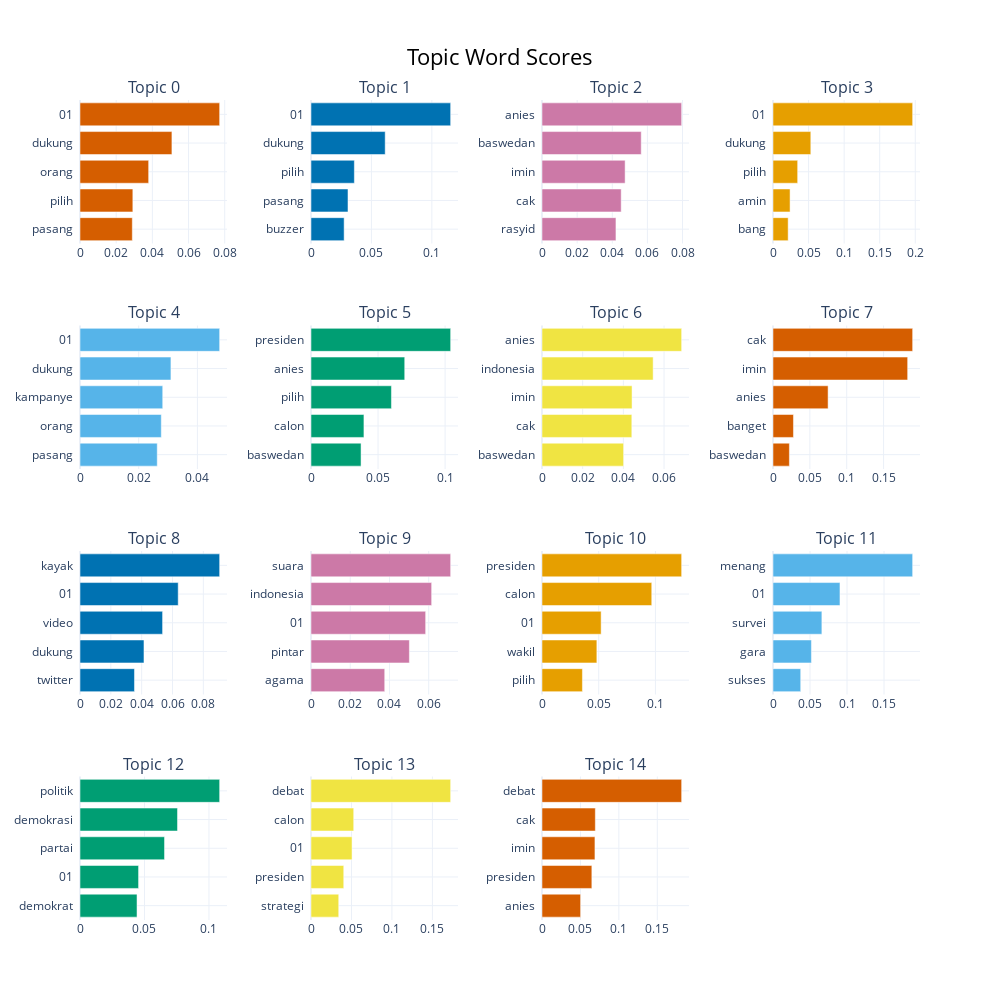

Notebook code cell kept with this figure:
### Code cell
from sklearn.cluster import KMeans

num_topics = 15
kmeans_model = KMeans(n_clusters=num_topics, random_state=42)

topic_model_kmeans = BERTopic(
    embedding_model=embedding_model,
    umap_model=umap_model,
    hdbscan_model=kmeans_model,
    calculate_probabilities=False,
    verbose=True
)

topics_kmeans, _ = topic_model_kmeans.fit_transform(docs)

topic_model_kmeans.visualize_barchart(top_n_topics=15)

### Figure 1 — Plotly figure (JSON) as saved in the notebook; plotly's stock layout.template omitted (floating-point values rounded to 4 significant figures)
{"data": [{"marker": {"color": "#D55E00"}, "orientation": "h", "type": "bar", "x": [0.02892, 0.02921, 0.03795, 0.05081, 0.07719], "xaxis": "x", "y": ["pasang  ", "pilih  ", "orang  ", "dukung  ", "01  "], "yaxis": "y"}, {"marker": {"color": "#0072B2"}, "orientation": "h", "type": "bar", "x": [0.02742, 0.0306, 0.03587, 0.06138, 0.1155], "xaxis": "x2", "y": ["buzzer  ", "pasang  ", "pilih  ", "dukung  ", "01  "], "yaxis": "y2"}, {"marker": {"color": "#CC79A7"}, "orientation": "h", "type": "bar", "x": [0.0421, 0.04508, 0.04731, 0.05649, 0.0795], "xaxis": "x3", "y": ["rasyid  ", "cak  ", "imin  ", "baswedan  ", "anies  "], "yaxis": "y3"}, {"marker": {"color": "#E69F00"}, "orientation": "h", "type": "bar", "x": [0.02132, 0.024, 0.03466, 0.05315, 0.1963], "xaxis": "x4", "y": ["bang  ", "amin  ", "pilih  ", "dukung  ", "01  "], "yaxis": "y4"}, {"marker": {"color": "#56B4E9"}, "orientation": "h", "type": "bar", "x": [0.02632, 0.0277, 0.02818, 0.03098, 0.04758], "xaxis": "x5", "y": ["pasang  ", "orang  ", "kampanye  ", "dukung  ", "01  "], "yaxis": "y5"}, {"marker": {"color": "#009E73"}, "orientation": "h", "type": "bar", "x": [0.03732, 0.03947, 0.05998, 0.06989, 0.1041], "xaxis": "x6", "y": ["baswedan  ", "calon  ", "pilih  ", "anies  ", "presiden  "], "yaxis": "y6"}, {"marker": {"color": "#F0E442"}, "orientation": "h", "type": "bar", "x": [0.04012, 0.04416, 0.04427, 0.05464, 0.06866], "xaxis": "x7", "y": ["baswedan  ", "cak  ", "imin  ", "indonesia  ", "anies  "], "yaxis": "y7"}, {"marker": {"color": "#D55E00"}, "orientation": "h", "type": "bar", "x": [0.02224, 0.02776, 0.07474, 0.1827, 0.1894], "xaxis": "x8", "y": ["baswedan  ", "banget  ", "anies  ", "imin  ", "cak  "], "yaxis": "y8"}, {"marker": {"color": "#0072B2"}, "orientation": "h", "type": "bar", "x": [0.03534, 0.04149, 0.05356, 0.06369, 0.09057], "xaxis": "x9", "y": ["twitter  ", "dukung  ", "video  ", "01  ", "kayak  "], "yaxis": "y9"}, {"marker": {"color": "#CC79A7"}, "orientation": "h", "type": "bar", "x": [0.03759, 0.05015, 0.05845, 0.06151, 0.0712], "xaxis": "x10", "y": ["agama  ", "pintar  ", "01  ", "indonesia  ", "suara  "], "yaxis": "y10"}, {"marker": {"color": "#E69F00"}, "orientation": "h", "type": "bar", "x": [0.03564, 0.04837, 0.05214, 0.09676, 0.1231], "xaxis": "x11", "y": ["pilih  ", "wakil  ", "01  ", "calon  ", "presiden  "], "yaxis": "y11"}, {"marker": {"color": "#56B4E9"}, "orientation": "h", "type": "bar", "x": [0.03744, 0.0519, 0.06603, 0.09047, 0.1887], "xaxis": "x12", "y": ["sukses  ", "gara  ", "survei  ", "01  ", "menang  "], "yaxis": "y12"}, {"marker": {"color": "#009E73"}, "orientation": "h", "type": "bar", "x": [0.04421, 0.04542, 0.06554, 0.0756, 0.1083], "xaxis": "x13", "y": ["demokrat  ", "01  ", "partai  ", "demokrasi  ", "politik  "], "yaxis": "y13"}, {"marker": {"color": "#F0E442"}, "orientation": "h", "type": "bar", "x": [0.03427, 0.04047, 0.05073, 0.05277, 0.1726], "xaxis": "x14", "y": ["strategi  ", "presiden  ", "01  ", "calon  ", "debat  "], "yaxis": "y14"}, {"marker": {"color": "#D55E00"}, "orientation": "h", "type": "bar", "x": [0.05022, 0.06485, 0.06887, 0.06938, 0.1817], "xaxis": "x15", "y": ["anies  ", "presiden  ", "imin  ", "cak  ", "debat  "], "yaxis": "y15"}], "layout": {"annotations": [{"font": {"size": 16}, "showarrow": false, "text": "Topic 0", "x": 0.0875, "xanchor": "center", "xref": "paper", "y": 1, "yanchor": "bottom", "yref": "paper"}, {"font": {"size": 16}, "showarrow": false, "text": "Topic 1", "x": 0.3625, "xanchor": "center", "xref": "paper", "y": 1, "yanchor": "bottom", "yref": "paper"}, {"font": {"size": 16}, "showarrow": false, "text": "Topic 2", "x": 0.6375, "xanchor": "center", "xref": "paper", "y": 1, "yanchor": "bottom", "yref": "paper"}, {"font": {"size": 16}, "showarrow": false, "text": "Topic 3", "x": 0.9125, "xanchor": "center", "xref": "paper", "y": 1, "yanchor": "bottom", "yref": "paper"}, {"font": {"size": 16}, "showarrow": false, "text": "Topic 4", "x": 0.0875, "xanchor": "center", "xref": "paper", "y": 0.725, "yanchor": "bottom", "yref": "paper"}, {"font": {"size": 16}, "showarrow": false, "text": "Topic 5", "x": 0.3625, "xanchor": "center", "xref": "paper", "y": 0.725, "yanchor": "bottom", "yref": "paper"}, {"font": {"size": 16}, "showarrow": false, "text": "Topic 6", "x": 0.6375, "xanchor": "center", "xref": "paper", "y": 0.725, "yanchor": "bottom", "yref": "paper"}, {"font": {"size": 16}, "showarrow": false, "text": "Topic 7", "x": 0.9125, "xanchor": "center", "xref": "paper", "y": 0.725, "yanchor": "bottom", "yref": "paper"}, {"font": {"size": 16}, "showarrow": false, "text": "Topic 8", "x": 0.0875, "xanchor": "center", "xref": "paper", "y": 0.45, "yanchor": "bottom", "yref": "paper"}, {"font": {"size": 16}, "showarrow": false, "text": "Topic 9", "x": 0.3625, "xanchor": "center", "xref": "paper", "y": 0.45, "yanchor": "bottom", "yref": "paper"}, {"font": {"size": 16}, "showarrow": false, "text": "Topic 10", "x": 0.6375, "xanchor": "center", "xref": "paper", "y": 0.45, "yanchor": "bottom", "yref": "paper"}, {"font": {"size": 16}, "showarrow": false, "text": "Topic 11", "x": 0.9125, "xanchor": "center", "xref": "paper", "y": 0.45, "yanchor": "bottom", "yref": "paper"}, {"font": {"size": 16}, "showarrow": false, "text": "Topic 12", "x": 0.0875, "xanchor": "center", "xref": "paper", "y": 0.175, "yanchor": "bottom", "yref": "paper"}, {"font": {"size": 16}, "showarrow": false, "text": "Topic 13", "x": 0.3625, "xanchor": "center", "xref": "paper", "y": 0.175, "yanchor": "bottom", "yref": "paper"}, {"font": {"size": 16}, "showarrow": false, "text": "Topic 14", "x": 0.6375, "xanchor": "center", "xref": "paper", "y": 0.175, "yanchor": "bottom", "yref": "paper"}], "height": 1000, "hoverlabel": {"bgcolor": "white", "font": {"family": "Rockwell", "size": 16}}, "showlegend": false, "title": {"font": {"color": "Black", "size": 22}, "text": "Topic Word Scores", "x": 0.5, "xanchor": "center", "yanchor": "top"}, "width": 1000, "xaxis": {"anchor": "y", "domain": [0, 0.175], "showgrid": true}, "xaxis10": {"anchor": "y10", "domain": [0.275, 0.45], "showgrid": true}, "xaxis11": {"anchor": "y11", "domain": [0.55, 0.725], "showgrid": true}, "xaxis12": {"anchor": "y12", "domain": [0.825, 1], "showgrid": true}, "xaxis13": {"anchor": "y13", "domain": [0, 0.175], "showgrid": true}, "xaxis14": {"anchor": "y14", "domain": [0.275, 0.45], "showgrid": true}, "xaxis15": {"anchor": "y15", "domain": [0.55, 0.725], "showgrid": true}, "xaxis16": {"anchor": "y16", "domain": [0.825, 1], "showgrid": true}, "xaxis2": {"anchor": "y2", "domain": [0.275, 0.45], "showgrid": true}, "xaxis3": {"anchor": "y3", "domain": [0.55, 0.725], "showgrid": true}, "xaxis4": {"anchor": "y4", "domain": [0.825, 1], "showgrid": true}, "xaxis5": {"anchor": "y5", "domain": [0, 0.175], "showgrid": true}, "xaxis6": {"anchor": "y6", "domain": [0.275, 0.45], "showgrid": true}, "xaxis7": {"anchor": "y7", "domain": [0.55, 0.725], "showgrid": true}, "xaxis8": {"anchor": "y8", "domain": [0.825, 1], "showgrid": true}, "xaxis9": {"anchor": "y9", "domain": [0, 0.175], "showgrid": true}, "yaxis": {"anchor": "x", "domain": [0.825, 1], "showgrid": true}, "yaxis10": {"anchor": "x10", "domain": [0.275, 0.45], "showgrid": true}, "yaxis11": {"anchor": "x11", "domain": [0.275, 0.45], "showgrid": true}, "yaxis12": {"anchor": "x12", "domain": [0.275, 0.45], "showgrid": true}, "yaxis13": {"anchor": "x13", "domain": [0, 0.175], "showgrid": true}, "yaxis14": {"anchor": "x14", "domain": [0, 0.175], "showgrid": true}, "yaxis15": {"anchor": "x15", "domain": [0, 0.175], "showgrid": true}, "yaxis16": {"anchor": "x16", "domain": [0, 0.175], "showgrid": true}, "yaxis2": {"anchor": "x2", "domain": [0.825, 1], "showgrid": true}, "yaxis3": {"anchor": "x3", "domain": [0.825, 1], "showgrid": true}, "yaxis4": {"anchor": "x4", "domain": [0.825, 1], "showgrid": true}, "yaxis5": {"anchor": "x5", "domain": [0.55, 0.725], "showgrid": true}, "yaxis6": {"anchor": "x6", "domain": [0.55, 0.725], "showgrid": true}, "yaxis7": {"anchor": "x7", "domain": [0.55, 0.725], "showgrid": true}, "yaxis8": {"anchor": "x8", "domain": [0.55, 0.725], "showgrid": true}, "yaxis9": {"anchor": "x9", "domain": [0.275, 0.45], "showgrid": true}}}
